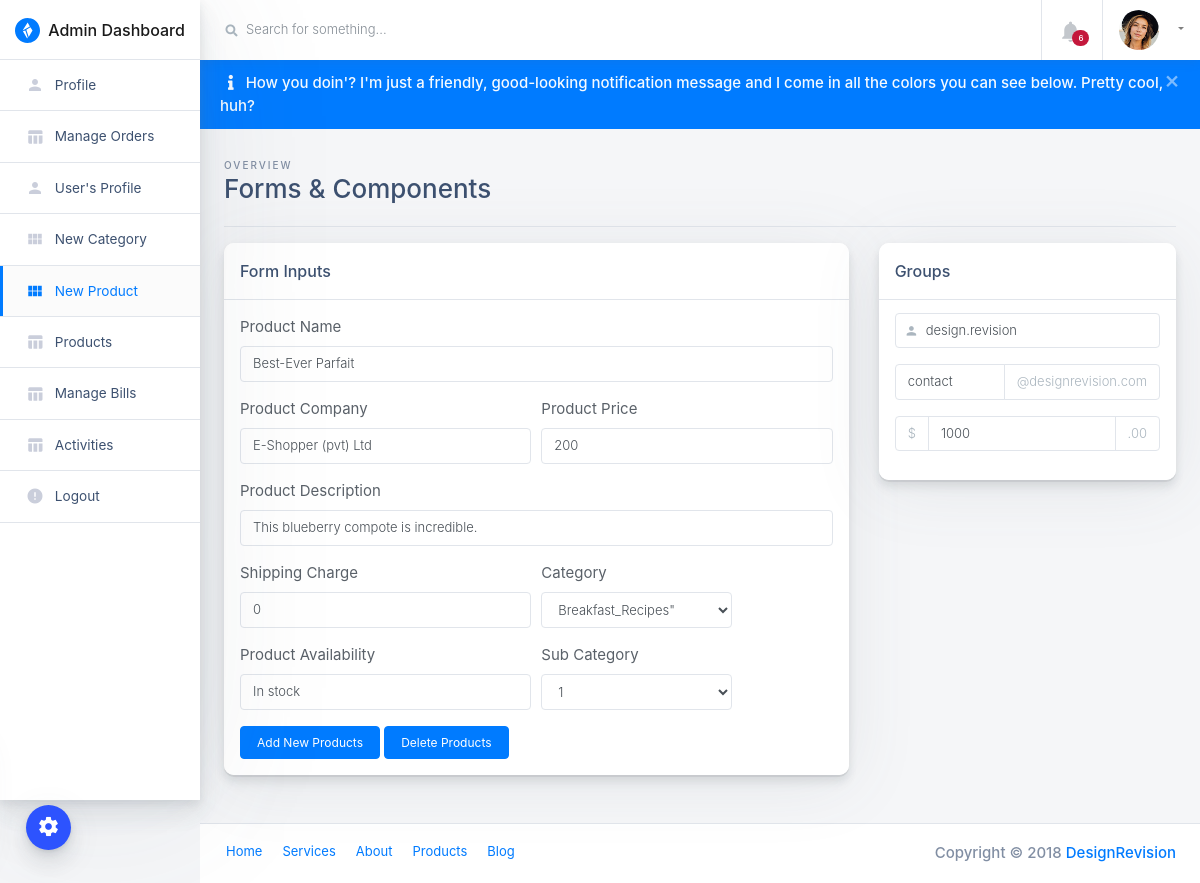
The app's page /admin/products-view?pid=1 (signed in) with its own data.
### tables this page shows
CREATE TABLE IF NOT EXISTS `products` (
  `id` int(11) NOT NULL AUTO_INCREMENT,
  `category` int(11) NOT NULL,
  `subCategory` int(11) DEFAULT NULL,
  `productName` varchar(255) DEFAULT NULL,
  `productCompany` varchar(255) DEFAULT NULL,
  `productPrice` int(11) DEFAULT NULL,
  `productPriceBeforeDiscount` int(11) DEFAULT NULL,
  `productDescription` longtext,
  `productImage1` varchar(255) DEFAULT NULL,
  `productImage2` varchar(255) DEFAULT NULL,
  `productImage3` varchar(255) DEFAULT NULL,
  `shippingCharge` int(11) DEFAULT NULL,
  `productAvailability` varchar(255) DEFAULT NULL,
  `postingDate` timestamp NULL DEFAULT CURRENT_TIMESTAMP,
  `updationDate` varchar(255) DEFAULT NULL,
  PRIMARY KEY (`id`)
);

### admin/products-view.php (the view, shortened to what this page needs)
<?php
include("include/config.php");
if(strlen($_SESSION['admin_login'])==0)
	{
header('location:/ssfood/admin');
}
else{
	if($_GET['pid']){
	$pid = $_GET['pid'];
}else{
	header('location:products');
}
?>
<!doctype html>
<html class="no-js h-100" lang="en">
  <head>
    <link href="https://use.fontawesome.com/releases/v5.0.6/css/all.css" rel="stylesheet">
    <link rel="stylesheet" href="https://stackpath.bootstrapcdn.com/bootstrap/4.1.3/css/bootstrap.min.css">
    <link rel="stylesheet" id="main-stylesheet" data-version="1.1.0" href="styles/shards-dashboards.1.1.0.min.css">
    <link rel="stylesheet" href="styles/extras.1.1.0.min.css">
  </head>
  <body class="h-100">
    <div class="color-switcher-toggle animated pulse infinite">
      <i class="material-icons">settings</i>
    </div>
    <div class="container-fluid">
      <div class="row">
        <aside class="main-sidebar col-12 col-md-3 col-lg-2 px-0">
          <div class="main-navbar">
            <nav class="navbar align-items-stretch navbar-light bg-white flex-md-nowrap border-bottom p-0">
              <a class="navbar-brand w-100 mr-0" href="dashboard" style="line-height: 25px;">
                <div class="d-table m-auto">
                  <img id="main-logo" class="d-inline-block align-top mr-1" style="max-width: 25px;" src="images/shards-dashboards-logo.svg" alt="Shards Dashboard">
                  <span class="d-none d-md-inline ml-1">Admin Dashboard</span>
                </div>
              </a>
            </nav>
          </div>
          <div class="nav-wrapper">
            <ul class="nav flex-column">
			  <li class="nav-item">
                <a class="nav-link " href="profile">
                  <i class="material-icons">person</i>
                  <span>Profile</span>
                </a>
              </li>
			  <li class="nav-item">
                <a class="nav-link " href="orders">
                  <i class="material-icons">table_chart</i>
                  <span>Manage Orders</span>
                </a>
              </li>
			  <li class="nav-item">
                <a class="nav-link " href="users">
                  <i class="material-icons">person</i>
                  <span>User's Profile</span>
                </a>
              </li>
              <li class="nav-item">
                <a class="nav-link " href="new-category">
                  <i class="material-icons">view_module</i>
                  <span>New Category</span>
                </a>
              </li>
			  <li class="nav-item">
                <a class="nav-link active" href="new-product">
                  <i class="material-icons">view_module</i>
                  <span>New Product</span>
                </a>
              </li>
              <li class="nav-item">
                <a class="nav-link " href="products">
                  <i class="material-icons">table_chart</i>
                  <span>Products</span>
                </a>
              </li>
			  <li class="nav-item">
                <a class="nav-link " href="manage-bills">
                  <i class="material-icons">table_chart</i>
                  <span>Manage Bills</span>
                </a>
              </li>
			  <li class="nav-item">
                <a class="nav-link " href="manage-bills">
                  <i class="material-icons">table_chart</i>
                  <span>Activities</span>
                </a>
              </li>
			  <li class="nav-item">
                <a class="nav-link " href="logout">
                  <i class="material-icons">error</i>
                  <span>Logout</span>
                </a>
              </li>
            </ul>
          </div>
        </aside>
        <main class="main-content col-lg-10 col-md-9 col-sm-12 p-0 offset-lg-2 offset-md-3">
          <div class="main-navbar sticky-top bg-white">
            <nav class="navbar align-items-stretch navbar-light flex-md-nowrap p-0">
              <form action="#" class="main-navbar__search w-100 d-none d-md-flex d-lg-flex">
                <div class="input-group input-group-seamless ml-3">
                  <div class="input-group-prepend">
                    <div class="input-group-text">
                      <i class="fas fa-search"></i>
                    </div>
                  </div>
                  <input class="navbar-search form-control" type="text" placeholder="Search for something..." aria-label="Search"> </div>
<?php
$f1="00:00:00";
$from=date('Y-m-d')." ".$f1;
$t1="23:59:59";
$to=date('Y-m-d')." ".$t1;
$result = mysqli_query($con,"SELECT * FROM Orders where orderDate Between '$from' and '$to'");
$num_rows1 = mysqli_num_rows($result);
?>
              </form>
              <ul class="navbar-nav border-left flex-row ">
                <li class="nav-item border-right dropdown notifications">
                  <a class="nav-link nav-link-icon text-center" href="" role="button" id="dropdownMenuLink" data-toggle="dropdown" aria-haspopup="true" aria-expanded="false">
                    <div class="nav-link-icon__wrapper">
                      <i class="material-icons">&#xE7F4;</i>
                      <span class="badge badge-pill badge-danger"><?php echo htmlentities($num_rows1); ?></span>
                    </div>
                  </a>
                </li>
                <li class="nav-item dropdown">
                  <a class="nav-link dropdown-toggle text-nowrap px-3" data-toggle="dropdown" href="#" role="button" aria-haspopup="true" aria-expanded="false">
                    <img class="user-avatar rounded-circle mr-2" src="images/avatars/0.jpg" alt="User Avatar">
                  </a>
                </li>
              </ul>
            </nav>
          </div>
          <div class="alert alert-accent alert-dismissible fade show mb-0" role="alert">
            <button type="button" class="close" data-dismiss="alert" aria-label="Close">
              <span aria-hidden="true">×</span>
            </button>
            <i class="fa fa-info mx-2"></i>
            <strong>How you doin'?</strong> I'm just a friendly, good-looking notification message and I come in all the colors you can see below. Pretty cool, huh? </div>
          <div class="main-content-container container-fluid px-4">
            <div class="page-header row no-gutters py-4 mb-3 border-bottom">
              <div class="col-12 col-sm-4 text-center text-sm-left mb-0">
                <span class="text-uppercase page-subtitle">Overview</span>
                <h3 class="page-title">Forms & Components</h3>
              </div>
            </div>
            <div class="row">
              <div class="col-lg-8 mb-4">
                <div class="card card-small mb-4">
                  <div class="card-header border-bottom">
                    <h6 class="m-0">Form Inputs</h6>
                  </div>
                  <ul class="list-group list-group-flush">
                    <li class="list-group-item p-3">
                      <div class="row">
<?php
$query=mysqli_query($con,"select * from products where id='$pid'");
while($row=mysqli_fetch_array($query))
{?>	                       <div class="col">
                          <form action="" method="POST">
                            <div class="form-group">
                              <label for="feInputAddress">Product Name</label>
                              <input type="text" class="form-control" id="feInputAddress" name="productName" placeholder="" value="<?php echo htmlentities($row['productName']);?>"> </div>
                            <div class="form-row">
                              <div class="form-group col-md-6">
                                <label for="feEmailAddress">Product Company</label>
                                <input type="text" class="form-control" id="feEmailAddress" name="productCompany" placeholder="" value="<?php echo htmlentities($row['productCompany']);?>"> </div>
                              <div class="form-group col-md-6">
                                <label for="fePassword">Product Price</label>
                                <input type="text" class="form-control" id="fePassword" placeholder="" name="productPrice" value="<?php echo htmlentities($row['productPrice']);?>"> </div>
                            </div>
                            <div class="form-group">
                              <label for="feInputAddress">Product Description</label>
                              <input type="text" class="form-control" id="feInputAddress" placeholder="" name="productDescription" value="<?php echo htmlentities($row['productDescription']);?>"> </div>
                            <div class="form-row">
                              <div class="form-group col-md-6">
                                <label for="feInputCity">Shipping Charge</label>
                                <input type="text" class="form-control" name="shippingCharge" id="feInputCity" value="<?php echo htmlentities($row['shippingCharge']);?>"> </div>
                              <div class="form-group col-md-4">
                                <label for="feInputState">Category</label>
                                <select id="feInputState" class="form-control" name="category">
<?php
$number = 1;
$query1=mysqli_query($con,"select * from category");
while($row1=mysqli_fetch_array($query1))
{?>
                                <option value="<?php echo $number;?>"><?php echo htmlentities($row1['categoryName']);?>"</option>
<?php $number = $number+1; } ?>
                                </select>
                              </div>
                              </div>
							<div class="form-row">
                              <div class="form-group col-md-6">
                                <label for="feInputCity">Product Availability</label>
                                <input type="text" class="form-control" id="feInputCity" name="productAvailability" value="<?php echo htmlentities($row['productAvailability']);?>"> </div>
                              <div class="form-group col-md-4">
                                <label for="feInputState">Sub Category</label>
                                <select id="feInputState" class="form-control" name="subCategory">
								<option value="<?php echo htmlentities($row['subCategory']);?>" ><?php echo htmlentities($row['subCategory']);?></option>
                                </select>
                              </div>
                               </div>
                            <button type="submit" name="Update" class="btn btn-accent">Add New Products</button>
							<button type="submit" name="Delete" class="btn btn-accent">Delete Products</button>
                          </form>
<?php }?>
                        </div>
                      </div>
                    </li>
                  </ul>
                </div>
              </div>
              <div class="col-lg-4 mb-4">
                <div class="card card-small mb-4">
                  <div class="card-header border-bottom">
                    <h6 class="m-0">Groups</h6>
                  </div>
                  <ul class="list-group list-group-flush">
                    <li class="list-group-item px-3">
                      <form>
                        <div class="input-group mb-3">
                          <div class="input-group input-group-seamless">
                            <span class="input-group-prepend">
                              <span class="input-group-text">
                                <i class="material-icons">person</i>
                              </span>
                            </span>
                            <input type="text" class="form-control" id="form1-username" placeholder="Username" value="design.revision"> </div>
                        </div>
						<div class="input-group mb-3">
                          <input type="text" class="form-control" placeholder="" aria-label="" aria-describedby="basic-addon2" value="contact">
                          <div class="input-group-append">
                            <span class="input-group-text">@designrevision.com</span>
                          </div>
                        </div>
                        <div class="input-group mb-3">
                          <div class="input-group-prepend">
                            <span class="input-group-text">$</span>
                          </div>
                          <input type="text" class="form-control" aria-label="Amount (to the nearest dollar)" value="1000">
                          <div class="input-group-append">
                            <span class="input-group-text">.00</span>
                          </div>
                        </div>
                        </form>
                    </li>
                  </ul>
                </div>
              </div>
            </div>
          </div>
          <footer class="main-footer d-flex p-2 px-3 bg-white border-top">
            <ul class="nav">
              <li class="nav-item">
                <a class="nav-link" href="#">Home</a>
              </li>
              <li class="nav-item">
                <a class="nav-link" href="#">Services</a>
              </li>
              <li class="nav-item">
                <a class="nav-link" href="#">About</a>
              </li>
              <li class="nav-item">
                <a class="nav-link" href="#">Products</a>
              </li>
              <li class="nav-item">
                <a class="nav-link" href="#">Blog</a>
              </li>
            </ul>
            <span class="copyright ml-auto my-auto mr-2">Copyright © 2018
              <a href="https://designrevision.com" rel="nofollow">DesignRevision</a>
            </span>
          </footer>
        </main>
      </div>
    </div>
  </body>
</html>
<?php }?>

### records on screen
products: productName "Best-Ever Parfait", productCompany "E-Shopper (pvt) Ltd", productPrice "200", productDescription "This blueberry compote is incredible.", shippingCharge "0", productAvailability "In stock", subCategory "1"

### other values on screen
$num_rows1 "6"
form field category "Breakfast_Recipes\""
